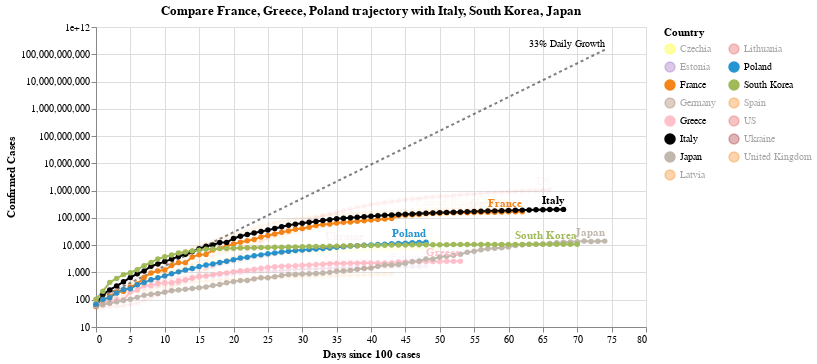

Notebook code for this chart:
### Code cell
#hide_input
chart2 = make_since_chart(['France', 'Greece', 'Poland'])
chart2

### Figure 1 — Vega-Lite specification as saved in the notebook (floating-point values rounded to 4 significant figures; data arrays with more than 128 entries replaced by an {"elided": "..."} marker saying what was removed)
{"config": {"view": {"continuousWidth": 400, "continuousHeight": 300}}, "layer": [{"mark": {"type": "line", "color": "black", "opacity": 0.5, "strokeDash": [3, 3]}, "encoding": {"x": {"type": "quantitative", "field": "Days since 100 cases"}, "y": {"type": "quantitative", "field": "Confirmed Cases"}}}, {"mark": {"type": "text", "align": "right", "dy": -6, "fontSize": 10, "text": "33% Daily Growth"}, "encoding": {"x": {"type": "quantitative", "field": "Days since 100 cases"}, "y": {"type": "quantitative", "field": "Confirmed Cases"}}, "transform": [{"filter": "(datum['Days since 100 cases'] >= 74)"}]}, {"data": {"name": "data-0fdaec11534d90cb88cf265c39a3c27d"}, "mark": {"type": "line", "point": true}, "encoding": {"color": {"type": "nominal", "field": "Country", "legend": {"columns": 2}, "scale": {"domain": ["Czechia", "Estonia", "France", "Germany", "Greece", "Italy", "Japan", "Latvia", "Lithuania", "Poland", "South Korea", "Spain", "US", "Ukraine", "United Kingdom"], "range": ["yellow", "#9467bd", "#F58518", "#9D755D", "pink", "black", "#C1B7AD", "#F58518", "#E45756", "#2495D3", "#A1BA59", "#F58518", "#E45756", "brown", "#F58518"]}}, "opacity": {"condition": {"value": 1, "selection": "selector005"}, "value": 0.05}, "tooltip": [{"type": "nominal", "field": "Country"}, {"type": "temporal", "field": "Date"}, {"type": "quantitative", "field": "Confirmed Cases"}, {"type": "quantitative", "field": "Days since 100 cases"}], "x": {"type": "quantitative", "field": "Days since 100 cases"}, "y": {"type": "quantitative", "field": "Confirmed Cases", "scale": {"type": "log"}}}, "selection": {"selector005": {"type": "multi", "fields": ["Country"], "bind": "legend", "init": [{"Country": "France"}, {"Country": "Greece"}, {"Country": "Poland"}, {"Country": "Italy"}, {"Country": "South Korea"}, {"Country": "Japan"}]}}, "width": 550}, {"data": {"name": "data-0fdaec11534d90cb88cf265c39a3c27d"}, "mark": {"type": "text", "align": "right", "dy": -8, "fontWeight": "bold"}, "encoding": {"color": {"type": "nominal", "field": "Country", "legend": {"columns": 2}, "scale": {"domain": ["Czechia", "Estonia", "France", "Germany", "Greece", "Italy", "Japan", "Latvia", "Lithuania", "Poland", "South Korea", "Spain", "US", "Ukraine", "United Kingdom"], "range": ["yellow", "#9467bd", "#F58518", "#9D755D", "pink", "black", "#C1B7AD", "#F58518", "#E45756", "#2495D3", "#A1BA59", "#F58518", "#E45756", "brown", "#F58518"]}}, "opacity": {"condition": {"value": 1, "selection": "selector005"}, "value": 0.05}, "text": {"type": "nominal", "field": "Country"}, "tooltip": [{"type": "nominal", "field": "Country"}, {"type": "temporal", "field": "Date"}, {"type": "quantitative", "field": "Confirmed Cases"}, {"type": "quantitative", "field": "Days since 100 cases"}], "x": {"type": "quantitative", "field": "Days since 100 cases"}, "y": {"type": "quantitative", "field": "Confirmed Cases", "scale": {"type": "log"}}}, "transform": [{"filter": "(datum['Date'] >= 1588204800000)"}], "width": 550}], "data": {"name": "data-382c89820c78be5260470f1bf08c0b99"}, "title": "Compare France, Greece, Poland trajectory with Italy, South Korea, Japan", "$schema": "https://vega.github.io/schema/vega-lite/v4.0.2.json", "datasets": {"data-382c89820c78be5260470f1bf08c0b99": [{"Days since 100 cases": 0, "Confirmed Cases": 100.0}, {"Days since 100 cases": 1, "Confirmed Cases": 133.0}, {"Days since 100 cases": 2, "Confirmed Cases": 176.9}, {"Days since 100 cases": 3, "Confirmed Cases": 235.3}, {"Days since 100 cases": 4, "Confirmed Cases": 312.9}, {"Days since 100 cases": 5, "Confirmed Cases": 416.2}, {"Days since 100 cases": 6, "Confirmed Cases": 553.5}, {"Days since 100 cases": 7, "Confirmed Cases": 736.1}, {"Days since 100 cases": 8, "Confirmed Cases": 979.1}, {"Days since 100 cases": 9, "Confirmed Cases": 1302.0}, {"Days since 100 cases": 10, "Confirmed Cases": 1732.0}, {"Days since 100 cases": 11, "Confirmed Cases": 2303.0}, {"Days since 100 cases": 12, "Confirmed Cases": 3064.0}, {"Days since 100 cases": 13, "Confirmed Cases": 4074.0}, {"Days since 100 cases": 14, "Confirmed Cases": 5419.0}, {"Days since 100 cases": 15, "Confirmed Cases": 7207.0}, {"Days since 100 cases": 16, "Confirmed Cases": 9586.0}, {"Days since 100 cases": 17, "Confirmed Cases": 12750.0}, {"Days since 100 cases": 18, "Confirmed Cases": 16960.0}, {"Days since 100 cases": 19, "Confirmed Cases": 22550.0}, {"Days since 100 cases": 20, "Confirmed Cases": 29990.0}, {"Days since 100 cases": 21, "Confirmed Cases": 39890.0}, {"Days since 100 cases": 22, "Confirmed Cases": 53060.0}, {"Days since 100 cases": 23, "Confirmed Cases": 70560.0}, {"Days since 100 cases": 24, "Confirmed Cases": 93850.0}, {"Days since 100 cases": 25, "Confirmed Cases": 124800.0}, {"Days since 100 cases": 26, "Confirmed Cases": 166000.0}, {"Days since 100 cases": 27, "Confirmed Cases": 220800.0}, {"Days since 100 cases": 28, "Confirmed Cases": 293700.0}, {"Days since 100 cases": 29, "Confirmed Cases": 390600.0}, {"Days since 100 cases": 30, "Confirmed Cases": 519500.0}, {"Days since 100 cases": 31, "Confirmed Cases": 690900.0}, {"Days since 100 cases": 32, "Confirmed Cases": 918900.0}, {"Days since 100 cases": 33, "Confirmed Cases": 1222000.0}, {"Days since 100 cases": 34, "Confirmed Cases": 1625000.0}, {"Days since 100 cases": 35, "Confirmed Cases": 2162000.0}, {"Days since 100 cases": 36, "Confirmed Cases": 2875000.0}, {"Days since 100 cases": 37, "Confirmed Cases": 3824000.0}, {"Days since 100 cases": 38, "Confirmed Cases": 5086000.0}, {"Days since 100 cases": 39, "Confirmed Cases": 6764000.0}, {"Days since 100 cases": 40, "Confirmed Cases": 8996000.0}, {"Days since 100 cases": 41, "Confirmed Cases": 11970000.0}, {"Days since 100 cases": 42, "Confirmed Cases": 15910000.0}, {"Days since 100 cases": 43, "Confirmed Cases": 21170000.0}, {"Days since 100 cases": 44, "Confirmed Cases": 28150000.0}, {"Days since 100 cases": 45, "Confirmed Cases": 37440000.0}, {"Days since 100 cases": 46, "Confirmed Cases": 49790000.0}, {"Days since 100 cases": 47, "Confirmed Cases": 66230000.0}, {"Days since 100 cases": 48, "Confirmed Cases": 88080000.0}, {"Days since 100 cases": 49, "Confirmed Cases": 117100000.0}, {"Days since 100 cases": 50, "Confirmed Cases": 155800000.0}, {"Days since 100 cases": 51, "Confirmed Cases": 207200000.0}, {"Days since 100 cases": 52, "Confirmed Cases": 275600000.0}, {"Days since 100 cases": 53, "Confirmed Cases": 366600000.0}, {"Days since 100 cases": 54, "Confirmed Cases": 487500000.0}, {"Days since 100 cases": 55, "Confirmed Cases": 648400000.0}, {"Days since 100 cases": 56, "Confirmed Cases": 862400000.0}, {"Days since 100 cases": 57, "Confirmed Cases": 1147000000.0}, {"Days since 100 cases": 58, "Confirmed Cases": 1525000000.0}, {"Days since 100 cases": 59, "Confirmed Cases": 2029000000.0}, {"Days since 100 cases": 60, "Confirmed Cases": 2698000000.0}, {"Days since 100 cases": 61, "Confirmed Cases": 3589000000.0}, {"Days since 100 cases": 62, "Confirmed Cases": 4773000000.0}, {"Days since 100 cases": 63, "Confirmed Cases": 6348000000.0}, {"Days since 100 cases": 64, "Confirmed Cases": 8443000000.0}, {"Days since 100 cases": 65, "Confirmed Cases": 11230000000.0}, {"Days since 100 cases": 66, "Confirmed Cases": 14940000000.0}, {"Days since 100 cases": 67, "Confirmed Cases": 19860000000.0}, {"Days since 100 cases": 68, "Confirmed Cases": 26420000000.0}, {"Days since 100 cases": 69, "Confirmed Cases": 35140000000.0}, {"Days since 100 cases": 70, "Confirmed Cases": 46730000000.0}, {"Days since 100 cases": 71, "Confirmed Cases": 62150000000.0}, {"Days since 100 cases": 72, "Confirmed Cases": 82660000000.0}, {"Days since 100 cases": 73, "Confirmed Cases": 109900000000.0}, {"Days since 100 cases": 74, "Confirmed Cases": 146200000000.0}], "data-0fdaec11534d90cb88cf265c39a3c27d": {"elided": "855 records"}}}
